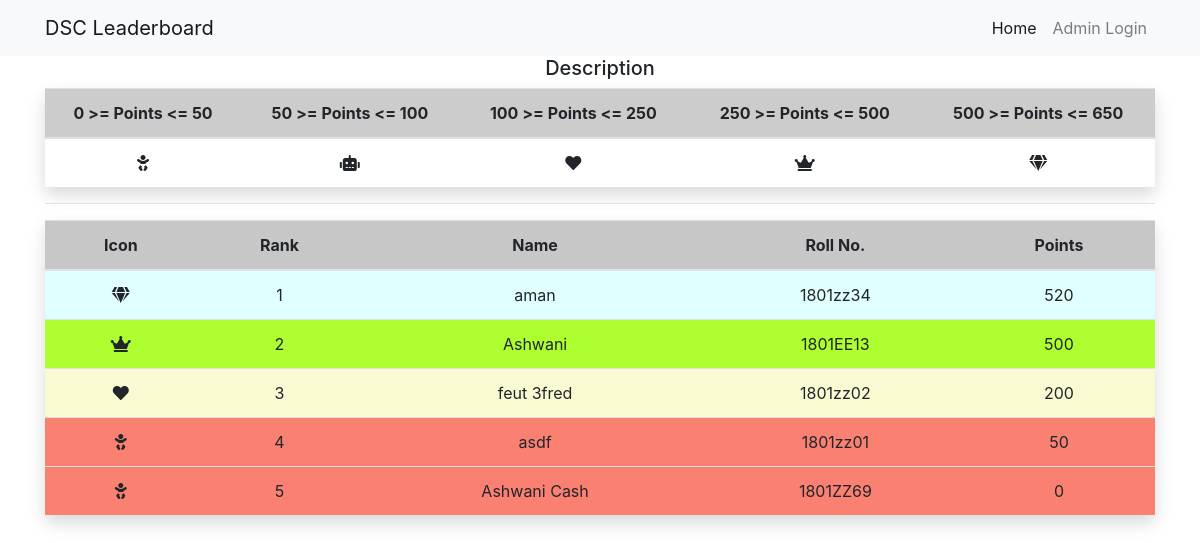
The page /leaderboard.php on the database as committed earlier.
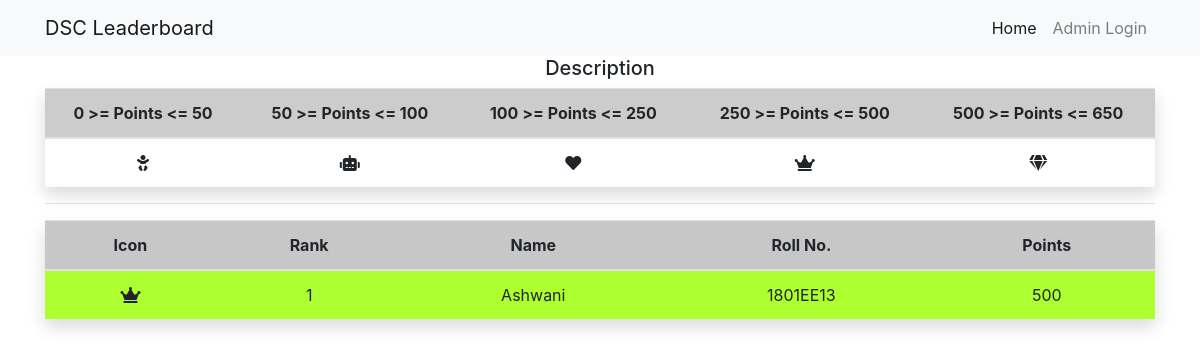
The same page on the database as committed later.
### tables this page shows
CREATE TABLE `leaderboard` (
  `id` int(11) NOT NULL,
  `name` varchar(255) NOT NULL,
  `rollno` varchar(255) NOT NULL,
  `points` int(11) NOT NULL,
  `dateCreated` timestamp NOT NULL DEFAULT CURRENT_TIMESTAMP
);

### leaderboard.php (the view, shortened to what this page needs)
<?php
	require('config/db.php');
	$query = 'SELECT * FROM leaderboard ORDER BY points DESC';
	$result = mysqli_query($mysqli, $query);
	$posts = mysqli_fetch_all($result, MYSQLI_ASSOC);
	$class="";
	$bgcolor="";
?>
<?php include('templates/header.php'); ?>
	<div class="container">
		<h5 class="text-center">Description</h5>
		<table class="table table-hover text-center shadow">
			<thead>
			<tr>
				<th>0 >= Points <= 50</th>
				<th>50 >= Points <= 100</th>
				<th>100 >= Points <= 250</th>
				<th>250 >= Points <= 500</th>
				<th>500 >= Points <= 650</th>
			</tr>
			</thead>
			<tbody>
			<tr>
				<td><i class="fas fa-baby"></i></td>
				<td><i class="fas fa-robot"></i></td>
				<td><i class="fas fa-heart"></i></td>
				<td><i class="fas fa-crown"></i></td>
				<td><i class="fas fa-gem"></i></td>
			</tr>
			</tbody>
		</table>
		<hr>
	</div>
	<div class="container">
		<table class="table table-hover text-center shadow bg-light">
			<thead>
			<tr>
				<th>Icon</th>
				<th>Rank</th>
				<th>Name</th>
				<th>Roll No.</th>
				<th>Points</th>
			</tr>
			</thead>
			<tbody>
				<?php $i=1;
					foreach($posts as $post) : ?>
						<?php
							$point=$post['points'];
							if ( $point>=0 && $point <=50 ) {
								$class="fas fa-baby";
								$bgcolor="#FA8072";
							} else if ( $point>50 && $point <=100 ) {
								$class="fas fa-robot";
								$bgcolor="#FFD700";
							} else if ( $point>100 && $point <=250 ) {
								$class="fas fa-heart";
								$bgcolor="#FAFAD2	";
							} else if ( $point>250 && $point <=500 ) {
								$class="fas fa-crown";
								$bgcolor="#ADFF2F";
							} else if ( $point>500 && $point <=650 ) {
								$class="fas fa-gem";
								$bgcolor="#E0FFFF";
							}
						?>
						<tr style="background: <?php echo $bgcolor ?>">
							<td><i class="<?php echo $class; ?>"></i></td>
							<td><?php echo $i++;?></td>
							<td><?php echo $post['name'] ?></td>
							<td><?php echo $post['rollno'] ?></td>
							<td><?php echo $post['points'] ?></td>
						</tr>
				<?php endforeach; ?>
			</tbody>
		</table>
	</div>
<?php include('templates/footer.php'); ?>

Rows that differ between the two databases and show on the page:
removed leaderboard: name "aman", rollno "1801zz34", points "520"
removed leaderboard: name "feut 3fred", rollno "1801zz02", points "200"
removed leaderboard: name "asdf", rollno "1801zz01", points "50"
removed leaderboard: name "Ashwani Cash", rollno "1801ZZ69", points "0"
